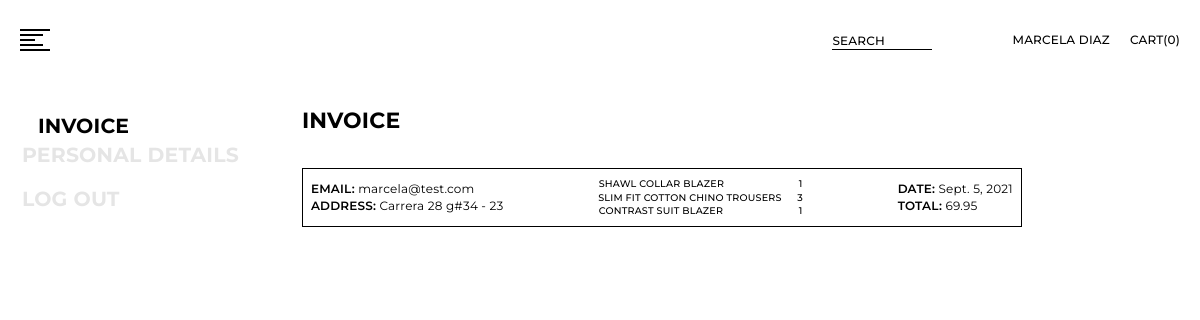
/user/invoice (signed in), run on the app's committed database.
### shopping/models.py (models this page shows, shortened)
class User(AbstractUser):
    pass
    cedula = models.CharField(max_length=30)
    address = models.CharField(max_length=1000)
    country = models.CharField(max_length=30)
    city = models.CharField(max_length=30)
    phone_number = models.CharField(max_length=30)
    isAdmin = models.BooleanField(default=False)

class Order(models.Model):
    status = models.CharField(max_length=20)
    user_id = models.ForeignKey(
        User, on_delete=CASCADE, related_name="CustomerOrders")
    address = models.CharField(max_length=1000)
    amount_pay = models.DecimalField(decimal_places=2, max_digits=40)
    created_at = models.DateField(auto_now_add=True)

class Product(models.Model):
    title = models.CharField(max_length=100)
    description = models.CharField(max_length=1000, blank=True)
    price = models.DecimalField(decimal_places=2, max_digits=40)
    created_at = models.DateField(auto_now_add=True)
    created_by = models.ForeignKey(
        User, on_delete=CASCADE, related_name="ProductsCreate")
    category = models.ForeignKey(
        Category, on_delete=CASCADE, related_name="ProductsCategories")
    gender = models.CharField(max_length=8)
    active = models.BooleanField(default=True)
    amount = models.IntegerField()
    img_url = models.CharField(max_length=10000)

### shopping/views.py (the view)
# urls.py: path("user/invoice", views.invoice, name="invoice")
def invoice(request):
    orders = Order.objects.filter(user_id=request.user).order_by("-created_at")
    order_details_list = []
    def dicProductsDetails(order_detail):
        products_details = {
            "title": order_detail.product_id.title,
            "amount_product": order_detail.amount_products,
            "order_id": order_detail.order_id.id
        }
        return products_details
    for order in range(0, len(orders)):
        order_details = OrderDetails.objects.filter(order_id=orders[order].id)
        for order_detail in order_details:
            order_details_list.append(dicProductsDetails(order_detail))
    return render(request, "shopping/invoice.html", {
        "orders": orders,
        "orders_details": order_details_list
    })

### shopping/templates/shopping/invoice.html
{% extends "shopping/layout.html" %}
{% block body %}
    <main class="containerPersonalInfo">
        <nav class="containerInfoPersonal">
            <a class="invoiceLinks" id="bill"  href="{% url 'invoice' %}">INVOICE</a>
            <a class="invoiceLinks" id="personal_info" href="{% url 'personal_info' %}">PERSONAL DETAILS</a>
            <a class="invoiceLinks" href="{% url 'logout' %}">LOG OUT</a>
        </nav>
        <div id="invoice">
            <h1 class="titleInvoice">INVOICE</h1>
            <div class="containerinvoice">
                {% for order in orders %}
                    <a class="orderLinks">
                        <div class="subContainerInvoice">
                            <div class="descriptioInvoice1">
                                <p class="textInvoice"><span>Email:</span> {{ order.user_id }}</p>
                                <p class="textInvoice"><span>Address:</span> {{ order.address }}</p>
                            </div>
                            <div class="productInvoice">
                                {% for order_detail in orders_details %}
                                    {% if order_detail.order_id == order.id %}
                                        <div class="containerInvoiceProduct">
                                            <div class="containerTitleInvoice">
                                                <p class="textInvoiceProduct">{{ order_detail.title }}</p>
                                            </div>
                                            <p class="textInvoiceProduct">{{ order_detail.amount_product }}</p>
                                        </div>
                                    {% endif %}
                                {% endfor %}
                            </div>
                            <div  class="descriptioInvoice2">
                                <p class="textInvoice"><span>Date:</span> {{ order.created_at }}</p>
                                <p class="textInvoice"><span>Total:</span> {{ order.amount_pay }}</p>
                            </div>
                        </div>
                    </a>
                {% endfor %}
            </div>
        </div>
    </main>
{% endblock %}

### shopping/templates/shopping/layout.html (shortened to what this page needs)
{% load static %}
<!DOCTYPE html>
<html lang="en">
<head>
    <link rel="stylesheet" href="{% static 'shopping/style.css' %}"/>
</head>
<body>
    <header id="header">
        <nav>
           <div class="btnMenu" id="btnMenuLinea" onclick="openNav()">
               <div class="btnMenuBtn">
                    <div class="btnFirstandLastLinea"></div>
                    <div class="btnSecondandThirdLinea"></div>
                    <div class="btnMediumLinea"></div>
                    <div class="btnSecondandThirdLinea"></div>
                    <div class="btnFirstandLastLinea"></div>
                </div>
            </div>
            <div class="navLinks">
                {% if display_btn_search %}
                    <div style="display: none;"></div>
                {% else %}
                    <div class="link1">
                        <a href="{% url 'search' %}" class="linkSearch">SEARCH</a>
                    </div>
                {% endif %}
                {% if user.is_authenticated %}
                    <a href="{% url 'profile' %}" class="link2">{{ user.first_name|upper }} {{ user.last_name|upper }}</a>
                {% else %}
                    <a href="{% url 'login' %}" class="link2">LOG IN</a>
                {% endif %}
                <a href="{% url 'cart' %}" class="link3">CART(0)</a>
            </div>
        </nav>
    </header>
    {% block body %}
    {% endblock %}
</body>
</html>

### shopping/static/shopping/style.css (style rules this page uses)
* { box-sizing: border-box; margin: 0; padding: 0; }
body, html { font-family: "Montserrat", sans-serif; font-size: 1rem; color: #000; line-height: 1.4; letter-spacing: 0.2px; overflow-wrap: break-word !important; }
header { position: sticky; top: 0; width: 100%; height: 100%; padding: 28.625px 0; }
nav { display: flex; flex-wrap: wrap; justify-content: space-between; height: 100%; }
.btnMenu { display: flex; flex-direction: column; justify-content: center; }
.btnMenuBtn { cursor: pointer; margin-left: 20px; }
.btnFirstandLastLinea { width: 30px; height: 2px; background-color: #000; }
.btnSecondandThirdLinea { width: 22.5px; height: 2px; background-color: #000; margin: 0.2rem 0; }
.btnMediumLinea { width: 15px; height: 2px; background-color: #000; }
.btnFirstandLastLinea, .btnSecondandThirdLinea, .btnMediumLinea { transition: 0.4s; }
.navLinks { display: flex; flex-wrap: wrap; justify-content: center; align-items: center; }
.link1 { width: 100px; padding-top: 0.2rem; margin-right: 80px; border-bottom: 1px solid #000; }
.link2 { margin-right: 20px; }
.link3 { margin-right: 20px; }
.link1, .link2, .link3, .linkSearch { font-size: 12px; font-weight: 500; text-decoration: none; color: #000; }
::placeholder { font-family: "Montserrat", sans-serif; font-size: 0.9rem; font-weight: 500; letter-spacing: 0.4px; color: #000; }
.containerInfoPersonal, .subcontainerProfile { width: 280px; position: sticky; top: 112px; margin-left: 1.37rem; margin-top: 2rem; }
.containerPersonalInfo { display: flex; flex-wrap: wrap; }
.personalInfoLinks, .invoiceLinks { display: block; text-decoration: none; color: #e5e5e5; font-size: 1.275rem; font-weight: 700; cursor: pointer; }
.personalInfoLinks:nth-last-child(2), .invoiceLinks:nth-last-child(3) { padding-left: 1rem; color: #000; }
.personalInfoLinks:nth-last-child(1), .invoiceLinks:nth-last-child(1) { padding-top: 1rem; }
.containerInfoUser, .containerinvoice { margin-top: 2rem; }
.titleInfoUser, .titleInvoice { font-size: 1.375rem; }
#invoice { width: 60%; margin: 1.6rem 1.37rem 8rem 0; }
.orderLinks { text-decoration: none; color: #000; }
.subContainerInvoice { display: flex; flex-wrap: wrap; justify-content: space-between; align-items: center; margin-top: 1rem; border: 1px solid #000; padding: 0.5rem; }
.textInvoice { font-size: 0.75rem; }
.textInvoice span { font-weight: 600; text-transform: uppercase; }
.containerInvoiceProduct { display: flex; flex-wrap: nowrap; align-items: center; justify-content: space-around; }
.containerTitleInvoice { width: 199px; }
.textInvoiceProduct { font-size: 0.6rem; font-weight: 500; }

### data on the page
User: first_name "MARCELA", last_name "DIAZ"
Order: user_id "marcela@test.com", address "Carrera 28 g#34 - 23", amount_product "1" "3" "1", created_at "Sept. 5, 2021", amount_pay "69.95"
Product: title "SHAWL COLLAR BLAZER"
Product: title "SLIM FIT COTTON CHINO TROUSERS"
Product: title "CONTRAST SUIT BLAZER"
